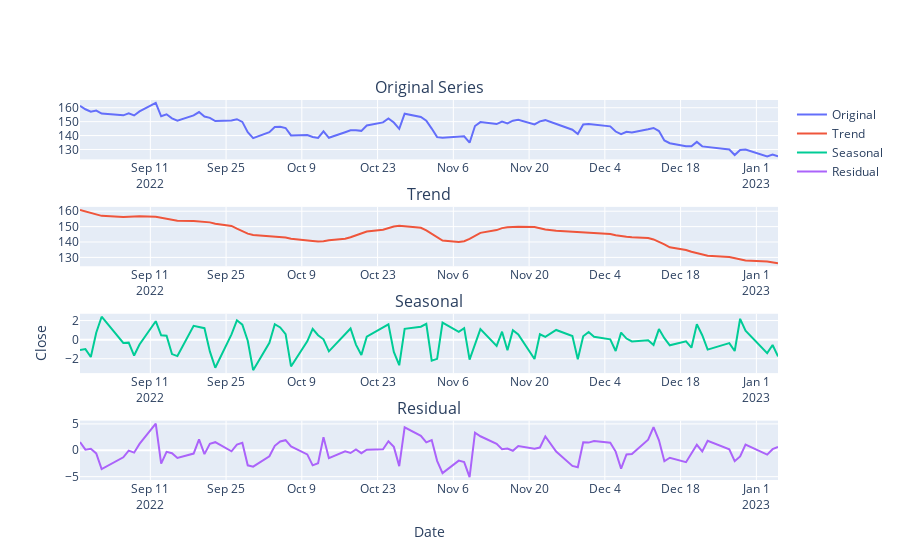
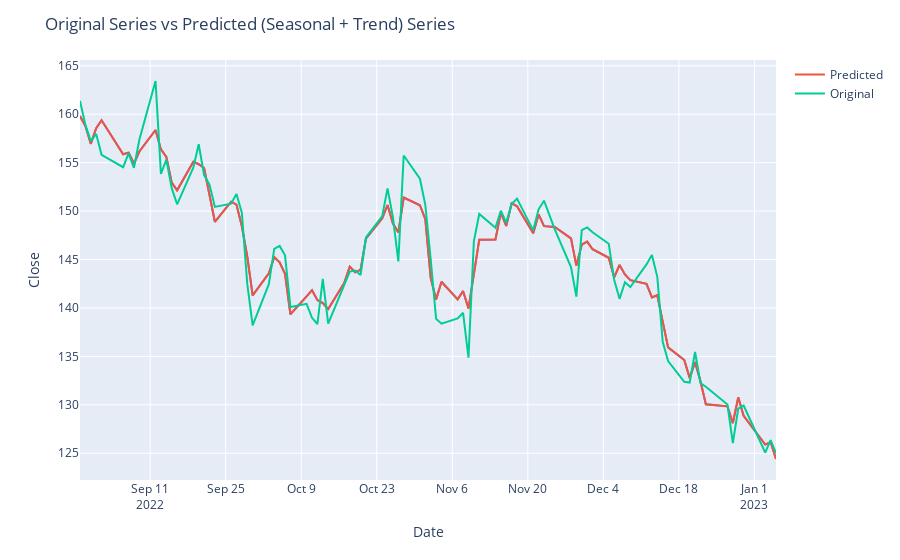

Here is the notebook cell these charts were saved with, in order:
### Markdown cell above
##### For the Moving Average (MA) model, q is chosen by assessing the sharp cut-off point after laq q. There is a sharp cut-off after lag 1 in the ACF plot where spikes lie outside the 95% confidence interval, so q=1 for the ARIMA model. (10)

##### For the Autoregressive (AR) model, p is chosen based on the number of significant spikes from the PACF plot. There are 5 significant spike outside the 95% confidence interval, so p=5 for the ARIMA model. (10)

### Look for seasonal effects on revenue, trends, decomposed time series, and confirmation
###### (1)

### Code cell
# Seasonal-Trend Decomposition
period=5 # There are 5 days in a week of the open stock market
stl = STL(df['Close'], period=period) # Conduct the Seasonal-Trend Decomposition
result = stl.fit() # Fit the data to an object
seasonal, trend, resid = result.seasonal, result.trend, result.resid # Get the results for different plots


# Plot the Seasonal-Trend Decomposition (Decomposed Time Series, Trend, and Seasonal effects)
fig = make_subplots(rows=4, cols=1,
    subplot_titles=('Original Series', 'Trend', 'Seasonal', 'Residual'))
fig.add_trace(go.Line(x=df['Date'], y=df['Close'], name='Original'), # Plot original
    row=1, col=1)
fig.add_trace(go.Line(x=df['Date'], y=trend, name='Trend'), # Plot trend
    row=2, col=1)
fig.add_trace(go.Line(x=df['Date'], y=seasonal, name='Seasonal'), # Plot seasonal component
    row=3, col=1)
fig.add_trace(go.Line(x=df['Date'], y=resid, name='Residual'), # Plot residuals
    row=4, col=1)
fig.update_xaxes(title_text='Date', row=4, col=1) # Update xaxis
fig.update_yaxes(title_text='Close', row=3, col=1) # Update yaxis

# Add vertical lines to represent chunks of each season
days = np.arange(np.min(len(df['Date'])), np.max(len(df['Date'])), period)
for day in days:
    fig.add_vline(x=day, line_dash='dash')
fig.show()

# Confirmation
estimated = seasonal + trend # Trend + Seasonal + Residuals is fitted from original model
# Plot (Trend + Seasonal) = Estimated vs Original Series
fig2 = px.line(x=df['Date'], y=estimated)
fig2 = fig2.add_trace(go.Line(x=df['Date'], y=estimated, name='Predicted'))
fig2.add_trace(go.Line(x=df['Date'], y=df['Close'], name='Original'))
fig2.update_layout(
    title='Original Series vs Predicted (Seasonal + Trend) Series',
    xaxis_title='Date', yaxis_title='Close')
fig2.show()
